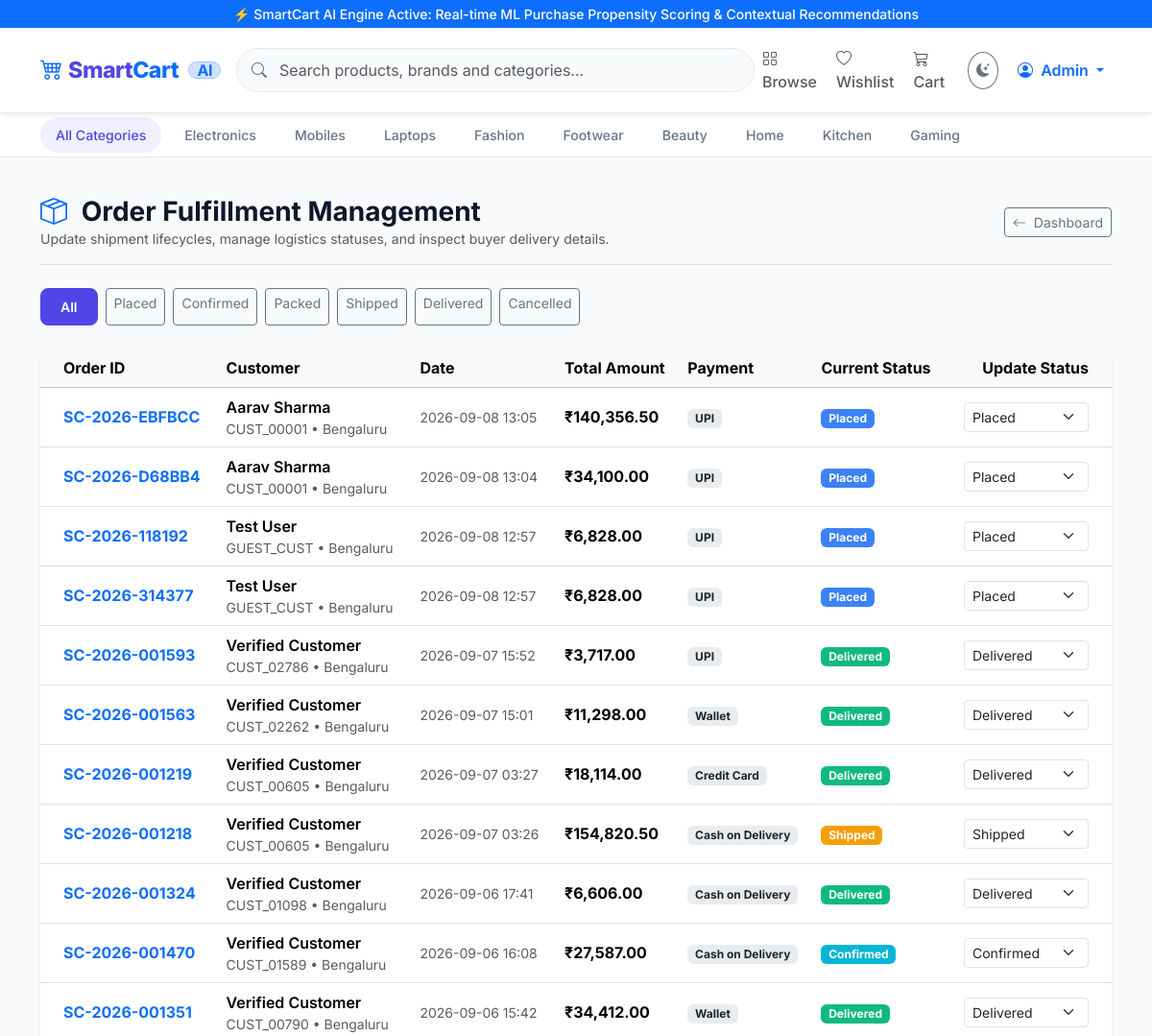
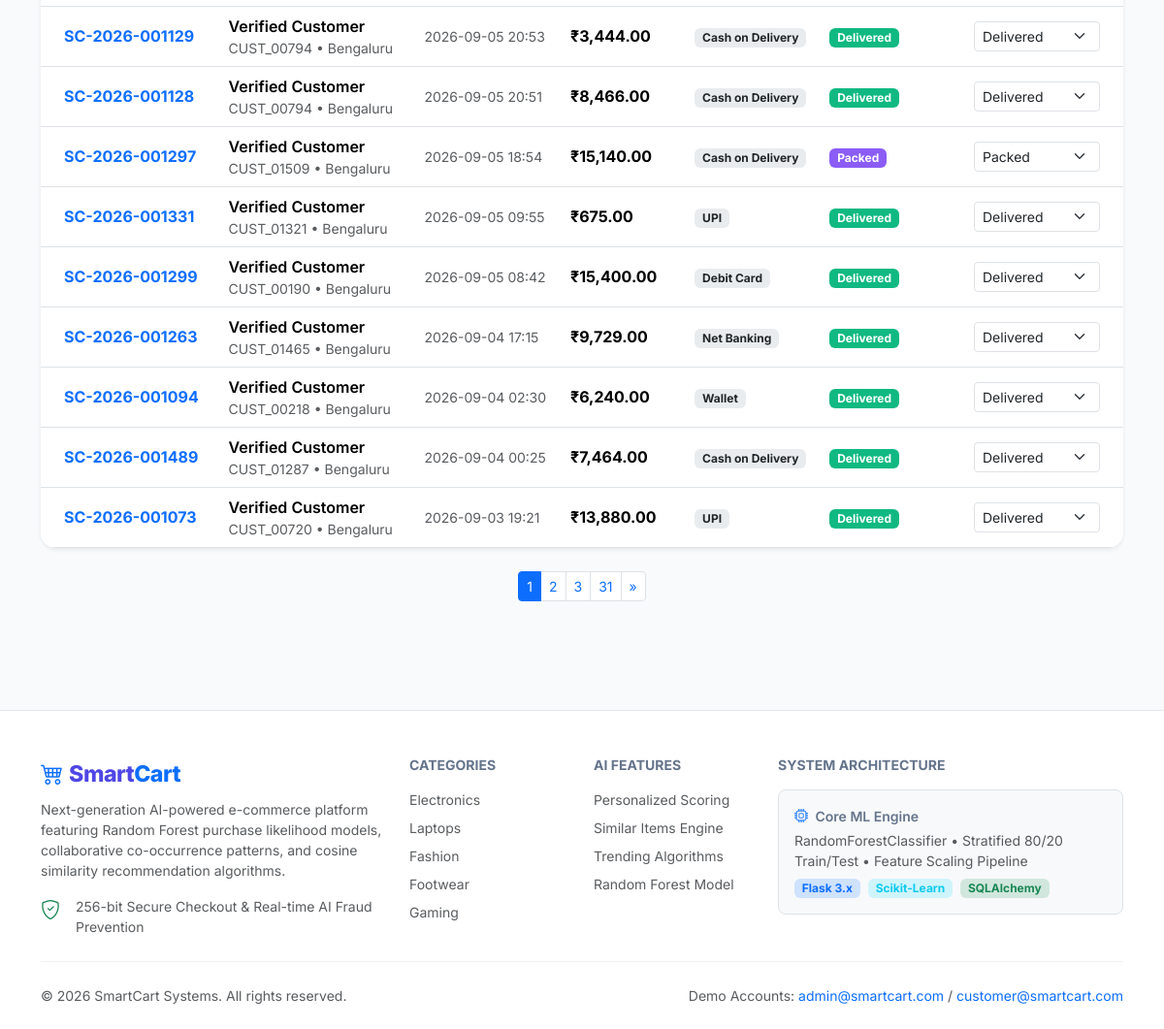
Page /admin/orders (signed in) on the committed database (2 pictures, top to bottom).
### models.py (models this page shows, shortened)
class Order(db.Model):
    __tablename__ = "orders"
    id = db.Column(db.Integer, primary_key=True)
    order_id = db.Column(db.String(50), unique=True, nullable=False, index=True)
    customer_id = db.Column(db.String(50), nullable=False, index=True)
    order_date = db.Column(db.DateTime, default=datetime.utcnow)
    total_amount = db.Column(db.Float, nullable=False)
    payment_method = db.Column(db.String(50), default="UPI")
    full_name = db.Column(db.String(150), nullable=False)
    email = db.Column(db.String(120), nullable=False)
    phone = db.Column(db.String(20), nullable=False)
    address = db.Column(db.String(250), nullable=False)
    city = db.Column(db.String(100), nullable=False)
    state = db.Column(db.String(100), nullable=False)
    pincode = db.Column(db.String(20), nullable=False)
    status = db.Column(db.String(50), default="Placed") # Placed, Confirmed, Packed, Shipped, Delivered, Cancelled
    items = db.relationship("OrderItem", backref="order", lazy=True, cascade="all, delete-orphan")

### routes/admin_routes.py (the view, shortened to what this page needs)
@admin_bp.route("/orders", methods=["GET", "POST"])
@admin_required
def orders():
    status_filter = request.args.get("status")
    query = Order.query
    if status_filter:
        query = query.filter_by(status=status_filter)
    page = request.args.get("page", 1, type=int)
    pagination = query.order_by(Order.order_date.desc()).paginate(page=page, per_page=20, error_out=False)
    return render_template("admin/orders.html", orders=pagination.items, pagination=pagination, status_filter=status_filter)

### routes/auth_routes.py (called while the page is built)
def admin_required(f):
    @wraps(f)
    def decorated_function(*args, **kwargs):
        if "user_id" not in session:
            flash("Please log in as an administrator.", "warning")
            return redirect(url_for("auth.login", next=request.url))
        if session.get("role") != "admin":
            flash("Access denied: Administrator privileges required.", "danger")
            return redirect(url_for("customer.home"))
        return f(*args, **kwargs)
    return decorated_function

### templates/admin/orders.html (shortened to what this page needs)
{% extends "base.html" %}
{% block content %}
<div class="d-flex align-items-center justify-content-between flex-wrap gap-2 mb-4 border-bottom pb-3">
    <div>
        <h3 class="fw-bold mb-0"><i class="bi bi-box-seam text-primary me-2"></i> Order Fulfillment Management</h3>
        <p class="small text-muted mb-0">Update shipment lifecycles, manage logistics statuses, and inspect buyer delivery details.</p>
    </div>
    <div>
        <a href="{{ url_for('admin.dashboard') }}" class="btn btn-outline-secondary btn-sm"><i class="bi bi-arrow-left me-1"></i> Dashboard</a>
    </div>
</div>
<div class="d-flex gap-2 flex-wrap mb-4">
    <a href="{{ url_for('admin.orders') }}" class="btn btn-sm {% if not status_filter %}btn-primary{% else %}btn-outline-secondary{% endif %}">All</a>
    <a href="{{ url_for('admin.orders', status='Placed') }}" class="btn btn-sm {% if status_filter == 'Placed' %}btn-primary{% else %}btn-outline-secondary{% endif %}">Placed</a>
    <a href="{{ url_for('admin.orders', status='Confirmed') }}" class="btn btn-sm {% if status_filter == 'Confirmed' %}btn-primary{% else %}btn-outline-secondary{% endif %}">Confirmed</a>
    <a href="{{ url_for('admin.orders', status='Packed') }}" class="btn btn-sm {% if status_filter == 'Packed' %}btn-primary{% else %}btn-outline-secondary{% endif %}">Packed</a>
    <a href="{{ url_for('admin.orders', status='Shipped') }}" class="btn btn-sm {% if status_filter == 'Shipped' %}btn-primary{% else %}btn-outline-secondary{% endif %}">Shipped</a>
    <a href="{{ url_for('admin.orders', status='Delivered') }}" class="btn btn-sm {% if status_filter == 'Delivered' %}btn-primary{% else %}btn-outline-secondary{% endif %}">Delivered</a>
    <a href="{{ url_for('admin.orders', status='Cancelled') }}" class="btn btn-sm {% if status_filter == 'Cancelled' %}btn-primary{% else %}btn-outline-secondary{% endif %}">Cancelled</a>
</div>
<div class="card border-0 shadow-sm rounded-4 overflow-hidden mb-4">
    <div class="table-responsive">
        <table class="table table-hover align-middle mb-0">
            <thead class="table-light">
                <tr>
                    <th class="ps-4">Order ID</th>
                    <th>Customer</th>
                    <th>Date</th>
                    <th>Total Amount</th>
                    <th>Payment</th>
                    <th>Current Status</th>
                    <th class="text-end pe-4">Update Status</th>
                </tr>
            </thead>
            <tbody>
                {% for o in orders %}
                <tr>
                    <td class="ps-4 fw-bold text-primary">{{ o.order_id }}</td>
                    <td>
                        <div class="fw-semibold">{{ o.full_name }}</div>
                        <div class="small text-muted">{{ o.customer_id }} &bull; {{ o.city }}</div>
                    </td>
                    <td class="small text-muted">{{ o.order_date.strftime('%Y-%m-%d %H:%M') if o.order_date else '' }}</td>
                    <td class="fw-bold">₹{{ '{:,.2f}'.format(o.total_amount) }}</td>
                    <td><span class="badge bg-body-secondary text-body">{{ o.payment_method }}</span></td>
                    <td><span class="badge badge-{{ o.status.lower() }}">{{ o.status }}</span></td>
                    <td class="text-end pe-4">
                        <form action="{{ url_for('admin.orders') }}" method="POST" class="d-inline-flex gap-1 align-items-center">
                            <select name="status" class="form-select form-select-sm" style="width: 130px;" onchange="this.form.submit()">
                                <option value="Placed" {% if o.status == 'Placed' %}selected{% endif %}>Placed</option>
                                <option value="Confirmed" {% if o.status == 'Confirmed' %}selected{% endif %}>Confirmed</option>
                                <option value="Packed" {% if o.status == 'Packed' %}selected{% endif %}>Packed</option>
                                <option value="Shipped" {% if o.status == 'Shipped' %}selected{% endif %}>Shipped</option>
                                <option value="Delivered" {% if o.status == 'Delivered' %}selected{% endif %}>Delivered</option>
                            </select>
                        </form>
                    </td>
                </tr>
                {% endfor %}
            </tbody>
        </table>
    </div>
</div>
{% if pagination.pages > 1 %}
<nav class="d-flex justify-content-center mb-4">
    <ul class="pagination pagination-sm">
        {% for p in pagination.iter_pages(left_edge=1, right_edge=1, left_current=2, right_current=2) %}
            {% if p %}
                <li class="page-item {% if p == pagination.page %}active{% endif %}">
                    <a class="page-link" href="{{ url_for('admin.orders', page=p, status=status_filter) }}">{{ p }}</a>
                </li>
            {% endif %}
        {% endfor %}
        {% if pagination.has_next %}
        <li class="page-item"><a class="page-link" href="{{ url_for('admin.orders', page=pagination.next_num, status=status_filter) }}">&raquo;</a></li>
        {% endif %}
    </ul>
</nav>
{% endif %}
{% endblock %}

### static/css/style.css (style rules this page uses)
:root { --sc-primary: #4f46e5; --sc-primary-hover: #4338ca; --sc-secondary: #06b6d4; --sc-accent: #f59e0b; --sc-success: #10b981; --sc-danger: #ef4444; --sc-bg: #f8fafc; --sc-surface: #ffffff; --sc-border: #e2e8f0; --sc-text-main: #0f172a; --sc-text-muted: #64748b; --sc-card-shadow: 0 4px 6px -1px rgba(0, 0, 0, 0.05), 0 2px 4px -2px rgba(0, 0, 0, 0.05); --sc-hover-shadow: 0 10px 15px -3px rgba(0, 0, 0, 0.08), 0 4px 6px -4px rgba(0, 0, 0, 0.05); --sc-radius: 12px; --sc-transition: all 0.25s cubic-bezier(0.4, 0, 0.2, 1); }
body { font-family: 'Inter', -apple-system, BlinkMacSystemFont, "Segoe UI", Roboto, sans-serif; background-color: var(--sc-bg); color: var(--sc-text-main); min-height: 100vh; display: flex; flex-direction: column; transition: background-color 0.3s ease, color 0.3s ease; }
.btn-primary { background-color: var(--sc-primary); border-color: var(--sc-primary); font-weight: 600; border-radius: 8px; padding: 0.5rem 1.25rem; transition: var(--sc-transition); }

### static/css/dashboard.css (style rules this page uses)
.badge-placed { background-color: #3b82f6; color: #fff; }
.badge-confirmed { background-color: #06b6d4; color: #fff; }
.badge-packed { background-color: #8b5cf6; color: #fff; }
.badge-shipped { background-color: #f59e0b; color: #fff; }
.badge-delivered { background-color: #10b981; color: #fff; }

### rows in the picture
Order: order_id "SC-2026-EBFBCC", full_name "Aarav Sharma", customer_id "CUST_00001", city "Bengaluru", order_date "2026-09-08 13:05", total_amount "140,356.50", payment_method "UPI", status "Placed"
Order: order_id "SC-2026-D68BB4", full_name "Aarav Sharma", customer_id "CUST_00001", city "Bengaluru", order_date "2026-09-08 13:04", total_amount "34,100.00", payment_method "UPI", status "Placed"
Order: order_id "SC-2026-118192", full_name "Test User", customer_id "GUEST_CUST", city "Bengaluru", order_date "2026-09-08 12:57", total_amount "6,828.00", payment_method "UPI", status "Placed"
Order: order_id "SC-2026-314377", full_name "Test User", customer_id "GUEST_CUST", city "Bengaluru", order_date "2026-09-08 12:57", total_amount "6,828.00", payment_method "UPI", status "Placed"
Order: order_id "SC-2026-001593", full_name "Verified Customer", customer_id "CUST_02786", city "Bengaluru", order_date "2026-09-07 15:52", total_amount "3,717.00", payment_method "UPI", status "Delivered"
Order: order_id "SC-2026-001563", full_name "Verified Customer", customer_id "CUST_02262", city "Bengaluru", order_date "2026-09-07 15:01", total_amount "11,298.00", payment_method "Wallet", status "Delivered"
Order: order_id "SC-2026-001219", full_name "Verified Customer", customer_id "CUST_00605", city "Bengaluru", order_date "2026-09-07 03:27", total_amount "18,114.00", payment_method "Credit Card", status "Delivered"
Order: order_id "SC-2026-001218", full_name "Verified Customer", customer_id "CUST_00605", city "Bengaluru", order_date "2026-09-07 03:26", total_amount "154,820.50", payment_method "Cash on Delivery", status "Shipped"
Order: order_id "SC-2026-001324", full_name "Verified Customer", customer_id "CUST_01098", city "Bengaluru", order_date "2026-09-06 17:41", total_amount "6,606.00", payment_method "Cash on Delivery", status "Delivered"
Order: order_id "SC-2026-001470", full_name "Verified Customer", customer_id "CUST_01589", city "Bengaluru", order_date "2026-09-06 16:08", total_amount "27,587.00", payment_method "Cash on Delivery", status "Confirmed"
Order: order_id "SC-2026-001351", full_name "Verified Customer", customer_id "CUST_00790", city "Bengaluru", order_date "2026-09-06 15:42", total_amount "34,412.00", payment_method "Wallet", status "Delivered"
Order: order_id "SC-2026-001129", full_name "Verified Customer", customer_id "CUST_00794", city "Bengaluru", order_date "2026-09-05 20:53", total_amount "3,444.00", payment_method "Cash on Delivery", status "Delivered"
Order: order_id "SC-2026-001128", full_name "Verified Customer", customer_id "CUST_00794", city "Bengaluru", order_date "2026-09-05 20:51", total_amount "8,466.00", payment_method "Cash on Delivery", status "Delivered"
Order: order_id "SC-2026-001297", full_name "Verified Customer", customer_id "CUST_01509", city "Bengaluru", order_date "2026-09-05 18:54", total_amount "15,140.00", payment_method "Cash on Delivery", status "Packed"
Order: order_id "SC-2026-001331", full_name "Verified Customer", customer_id "CUST_01321", city "Bengaluru", order_date "2026-09-05 09:55", total_amount "675.00", payment_method "UPI", status "Delivered"
Order: order_id "SC-2026-001299", full_name "Verified Customer", customer_id "CUST_00190", city "Bengaluru", order_date "2026-09-05 08:42", total_amount "15,400.00", payment_method "Debit Card", status "Delivered"
Order: order_id "SC-2026-001263", full_name "Verified Customer", customer_id "CUST_01465", city "Bengaluru", order_date "2026-09-04 17:15", total_amount "9,729.00", payment_method "Net Banking", status "Delivered"
Order: order_id "SC-2026-001094", full_name "Verified Customer", customer_id "CUST_00218", city "Bengaluru", order_date "2026-09-04 02:30", total_amount "6,240.00", payment_method "Wallet", status "Delivered"
Order: order_id "SC-2026-001489", full_name "Verified Customer", customer_id "CUST_01287", city "Bengaluru", order_date "2026-09-04 00:25", total_amount "7,464.00", payment_method "Cash on Delivery", status "Delivered"
Order: order_id "SC-2026-001073", full_name "Verified Customer", customer_id "CUST_00720", city "Bengaluru", order_date "2026-09-03 19:21", total_amount "13,880.00", payment_method "UPI", status "Delivered"

### other values in the picture
{{ session.get('customer_name', 'Account') }} "Admin"
{{ cat }} "Electronics" "Mobiles" "Laptops" "Fashion" "Footwear" "Beauty" "Home" "Kitchen" "Gaming"
{{ p }} "1" "2" "3" "31"
